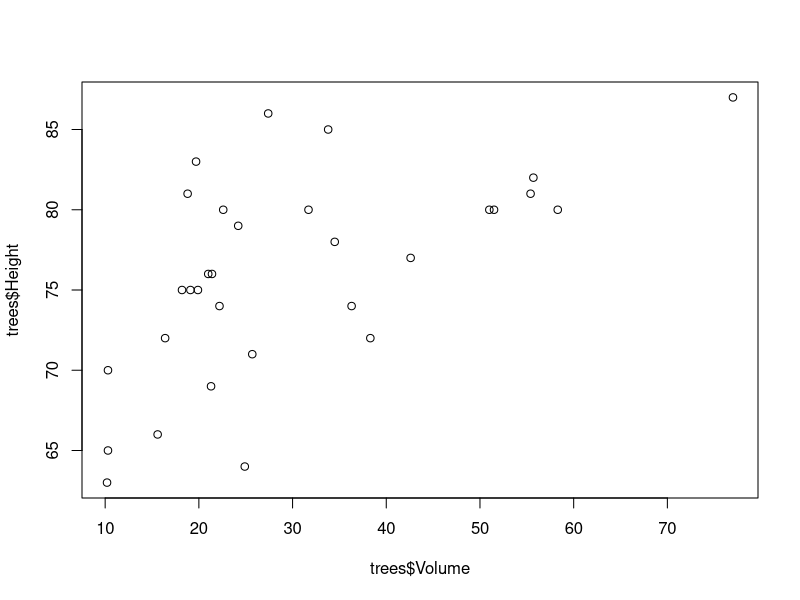
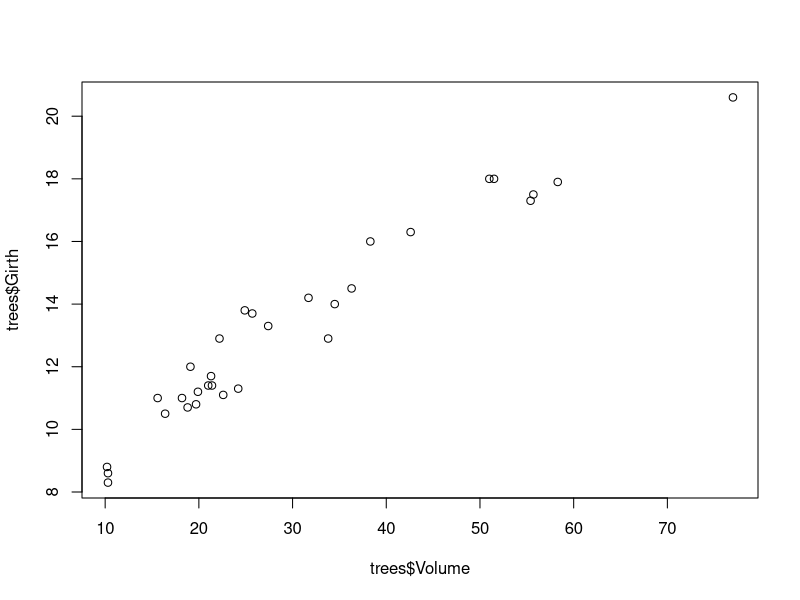
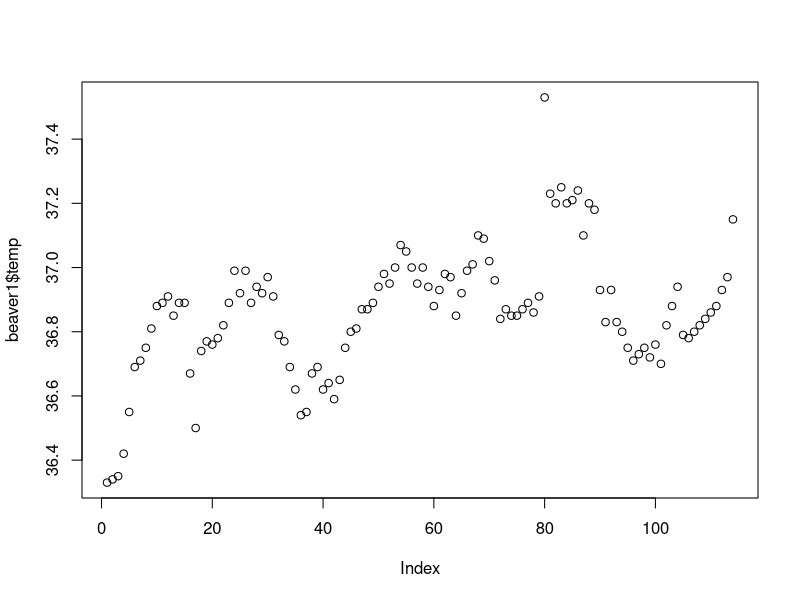
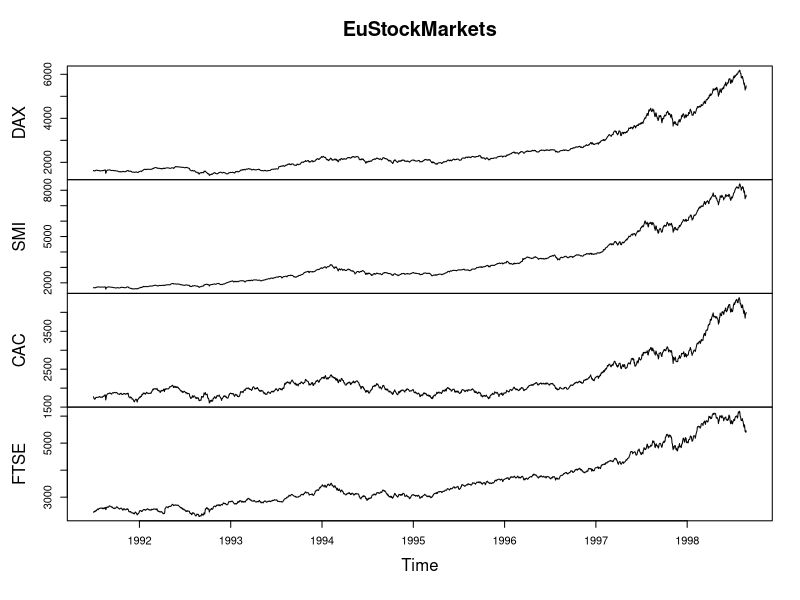

Write the R code that produced these figures, in order.
## ---- chunk 1
plot(trees$Volume, trees$Height)
## ---- chunk 2
plot(trees$Volume, trees$Girth)
## ---- chunk 3
plot(beaver1$temp)
## ---- chunk 4
plot(EuStockMarkets)
